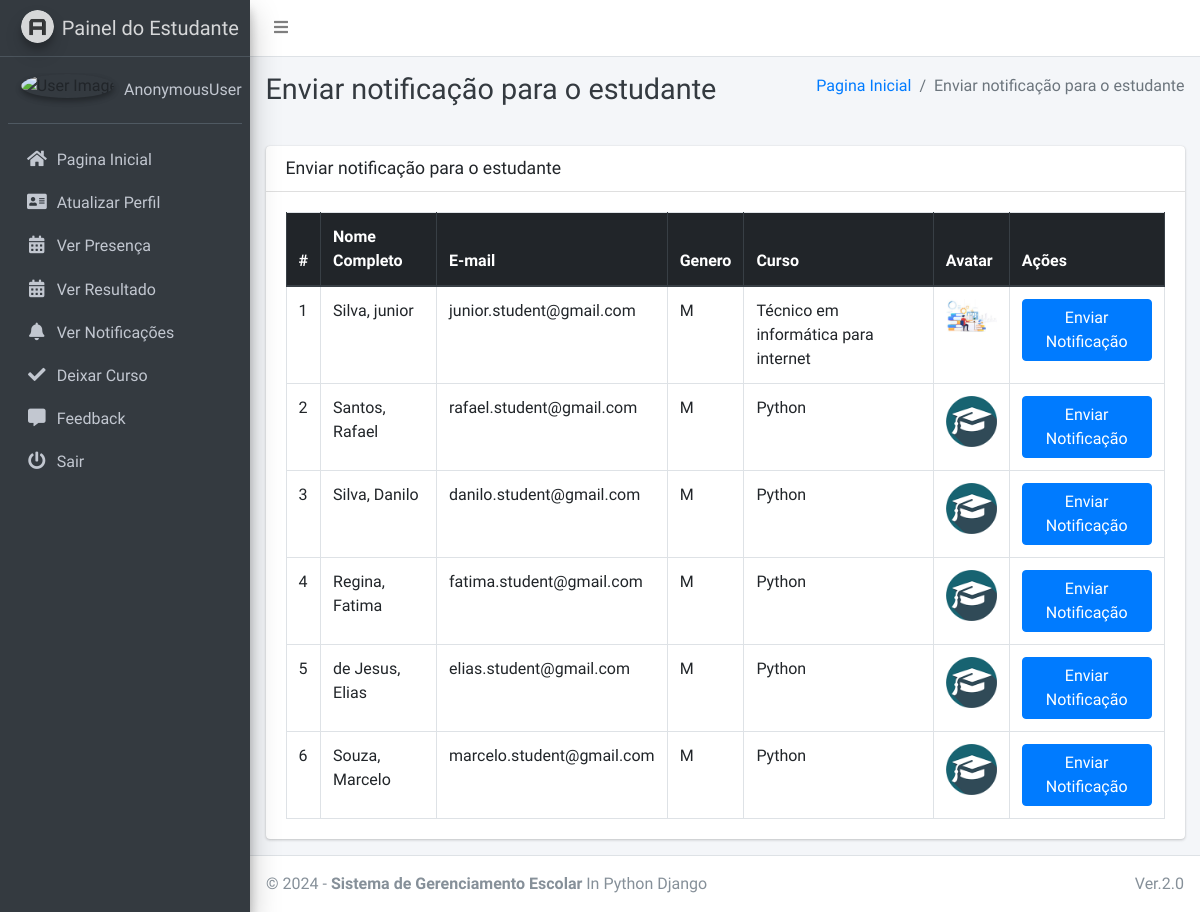
/admin_notify_student, run on the app's committed database.
### main_app/models.py (models this page shows, shortened)
class CustomUser(AbstractUser):
    USER_TYPE = ((1, "HOD"), (2, "Staff"), (3, "Student"))
    GENDER = [("M", "Male"), ("F", "Female")]
    username = None  # Removed username, using email instead
    email = models.EmailField(unique=True)
    user_type = models.CharField(default=1, choices=USER_TYPE, max_length=1)
    gender = models.CharField(max_length=1, choices=GENDER)
    profile_pic = models.ImageField()
    address = models.TextField()
    fcm_token = models.TextField(default="")  # For firebase notifications
    created_at = models.DateTimeField(auto_now_add=True)
    updated_at = models.DateTimeField(auto_now=True)
    USERNAME_FIELD = "email"
    REQUIRED_FIELDS = []
    objects = CustomUserManager()

class Student(models.Model):
    admin = models.OneToOneField(CustomUser, on_delete=models.CASCADE)
    course = models.ForeignKey(Course, on_delete=models.DO_NOTHING, null=True, blank=False)
    session = models.ForeignKey(Session, on_delete=models.DO_NOTHING, null=True)

class Course(models.Model):
    name = models.CharField(max_length=120)
    created_at = models.DateTimeField(auto_now_add=True)
    updated_at = models.DateTimeField(auto_now=True)

### main_app/hod_views.py (the view)
# urls.py: path("admin_notify_student", hod_views.admin_notify_student,
def admin_notify_student(request):
    student = CustomUser.objects.filter(user_type=3)
    context = {
        'page_title': "Enviar notificação para o estudante",
        'students': student
    }
    return render(request, "hod_template/student_notification.html", context)

### main_app/templates/hod_template/student_notification.html (shortened to what this page needs)
{% extends 'main_app/base.html' %}
{% load static %}
{% block page_title %}{{page_title}}{% endblock page_title %}
{% block content %}
<section class="content">
    <div class="container-fluid">
        <div class="row">
            <div class="col-md-12">
                <div class="card">
                    <div class="card-header">
                        <h3 class="card-title">{{page_title}}</h3>
                    </div>
                    <div class="card-body">
                        <table id="example2" class="table table-bordered table-hover">
                            <thead class="thead-dark">
                                <tr>
                                    <th>#</th>
                                    <th>Nome Completo</th>
                                    <th>E-mail</th>
                                    <th>Genero</th>
                                    <th>Curso</th>
                                    <th>Avatar</th>
                                    <th>Ações</th>
                                </tr>
                            </thead>
                            <tbody>
                                {% for student in students %}
                                <tr>
                                    <td>{{ forloop.counter }}</td>
                                    <td>{{student.last_name}}, {{student.first_name}}</td>
                                    <td>{{student.email}}</td>
                                    <td>{{student.gender}}</td>
                                    <td>{{student.student.course.name}}</td>
                                    <td>
                                        {% if student.profile_pic == ""  %}
                                        No Image
                                        {% else %}
                                        <img class="img img-fluid mb-2" height="56" width="56"
                                            src="{{student.profile_pic}}" alt="">
                                        {% endif %}
                                    </td>
                                    <td><button data-toggle = "modal" data-target = "#myModal"class="btn btn-primary show_notification" value="{{student.id}}">Enviar Notificação</button>
                                    </td>
                                </tr>
                                {% endfor %}
                            </tbody>
                        </table>
                    </div>
                </div>
            </div>
        </div>
    </div>
</section>
{% endblock content %}

### data on the page
CustomUser: last_name "Silva", first_name "junior", email "junior.student@gmail.com", gender "M", student.course.name "Técnico em informática para internet", profile_pic (picture)
CustomUser: last_name "Santos", first_name "Rafael", email "rafael.student@gmail.com", gender "M", student.course.name "Python", profile_pic (picture)
CustomUser: last_name "Silva", first_name "Danilo", email "danilo.student@gmail.com", gender "M", student.course.name "Python", profile_pic (picture)
CustomUser: last_name "Regina", first_name "Fatima", email "fatima.student@gmail.com", gender "M", student.course.name "Python", profile_pic (picture)
CustomUser: last_name "de Jesus", first_name "Elias", email "elias.student@gmail.com", gender "M", student.course.name "Python", profile_pic (picture)
CustomUser: last_name "Souza", first_name "Marcelo", email "marcelo.student@gmail.com", gender "M", student.course.name "Python", profile_pic (picture)

### other printed values
{{ user }} "AnonymousUser"
{{ page_title }} "Enviar notificação para o estudante"
